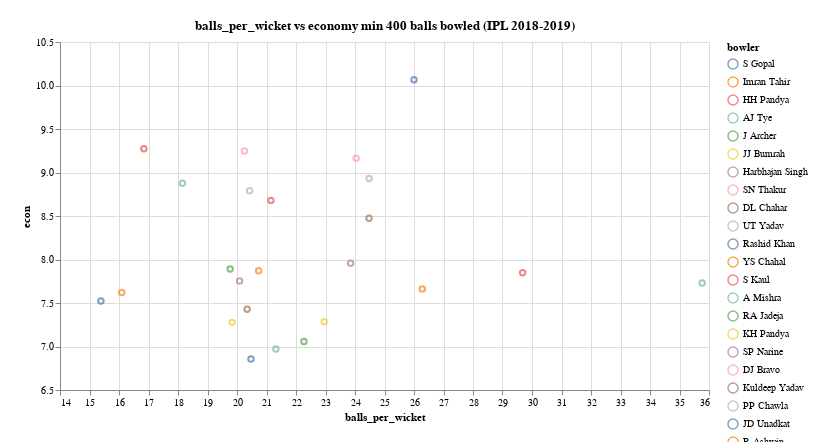

Source (Vega-Lite JSON):
### Vega-Lite specification from a JSON file in a GitHub repository (floating-point values rounded to 4 significant figures)
{"$schema": "https://vega.github.io/schema/vega-lite/v2.json", "title": "balls_per_wicket vs economy min 400 balls bowled (IPL 2018-2019)", "width": 828, "height": 442, "autosize": {"type": "fit", "contains": "padding"}, "mark": {"type": "point"}, "encoding": {"x": {"field": "balls_per_wicket", "type": "quantitative", "scale": {"type": "linear", "zero": false}}, "y": {"field": "econ", "type": "quantitative", "scale": {"type": "linear", "zero": false}}, "color": {"field": "bowler", "type": "nominal", "sort": {"field": "balls_per_wicket", "op": "sum"}, "scale": {"type": "linear", "zero": true}}}, "data": {"values": [{"balls_per_wicket": 20.47, "econ": 6.856, "bowler": "Rashid Khan"}, {"balls_per_wicket": 19.83, "econ": 7.277, "bowler": "JJ Bumrah"}, {"balls_per_wicket": 26.28, "econ": 7.662, "bowler": "R Ashwin"}, {"balls_per_wicket": 29.68, "econ": 7.847, "bowler": "B Kumar"}, {"balls_per_wicket": 20.34, "econ": 7.429, "bowler": "DL Chahar"}, {"balls_per_wicket": 23.85, "econ": 7.957, "bowler": "SP Narine"}, {"balls_per_wicket": 20.73, "econ": 7.871, "bowler": "YS Chahal"}, {"balls_per_wicket": 24.04, "econ": 9.165, "bowler": "DJ Bravo"}, {"balls_per_wicket": 22.27, "econ": 7.057, "bowler": "RA Jadeja"}, {"balls_per_wicket": 20.43, "econ": 8.79, "bowler": "UT Yadav"}, {"balls_per_wicket": 21.15, "econ": 8.68, "bowler": "S Kaul"}, {"balls_per_wicket": 24.48, "econ": 8.931, "bowler": "PP Chawla"}, {"balls_per_wicket": 26, "econ": 10.07, "bowler": "JD Unadkat"}, {"balls_per_wicket": 16.84, "econ": 9.273, "bowler": "HH Pandya"}, {"balls_per_wicket": 22.96, "econ": 7.284, "bowler": "KH Pandya"}, {"balls_per_wicket": 16.09, "econ": 7.619, "bowler": "Imran Tahir"}, {"balls_per_wicket": 19.77, "econ": 7.891, "bowler": "J Archer"}, {"balls_per_wicket": 24.48, "econ": 8.475, "bowler": "Kuldeep Yadav"}, {"balls_per_wicket": 18.15, "econ": 8.878, "bowler": "AJ Tye"}, {"balls_per_wicket": 20.25, "econ": 9.247, "bowler": "SN Thakur"}, {"balls_per_wicket": 15.39, "econ": 7.522, "bowler": "S Gopal"}, {"balls_per_wicket": 21.32, "econ": 6.972, "bowler": "A Mishra"}, {"balls_per_wicket": 35.77, "econ": 7.729, "bowler": "AR Patel"}, {"balls_per_wicket": 20.09, "econ": 7.753, "bowler": "Harbhajan Singh"}]}, "config": {"background": "#ffffff", "padding": 20}}
